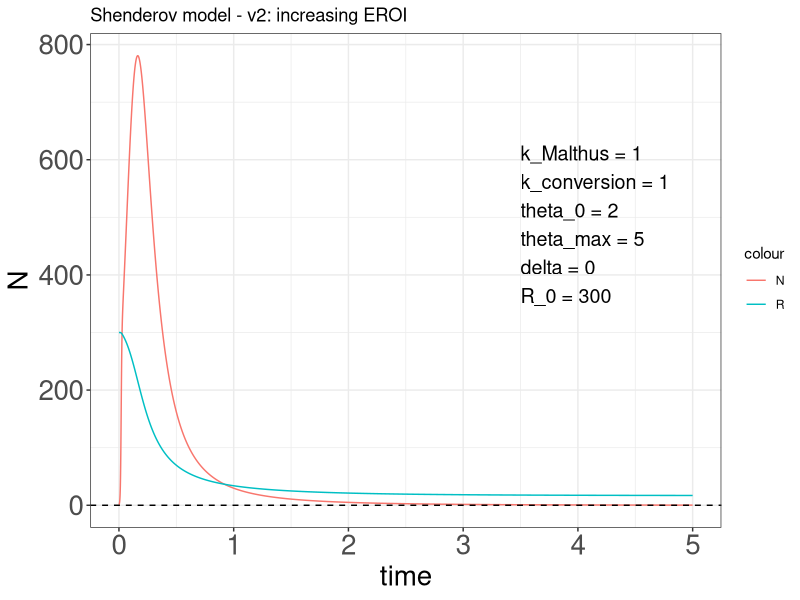
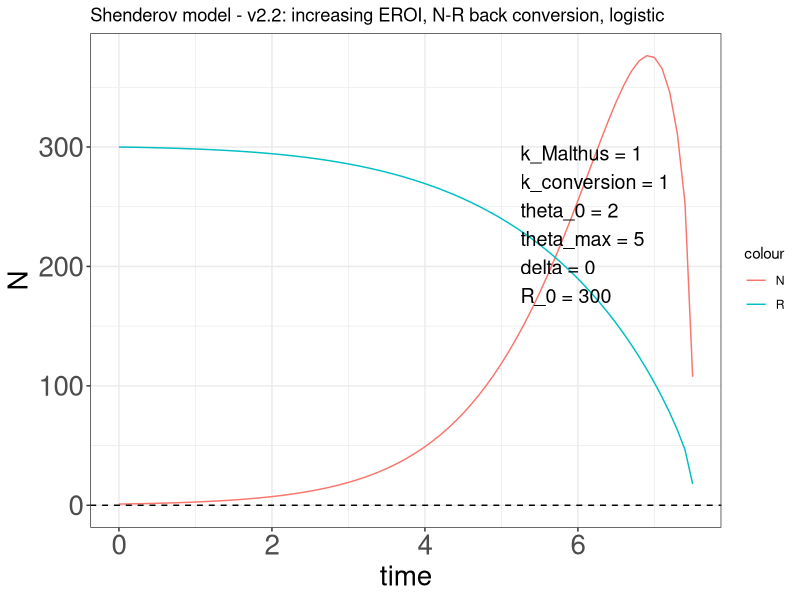
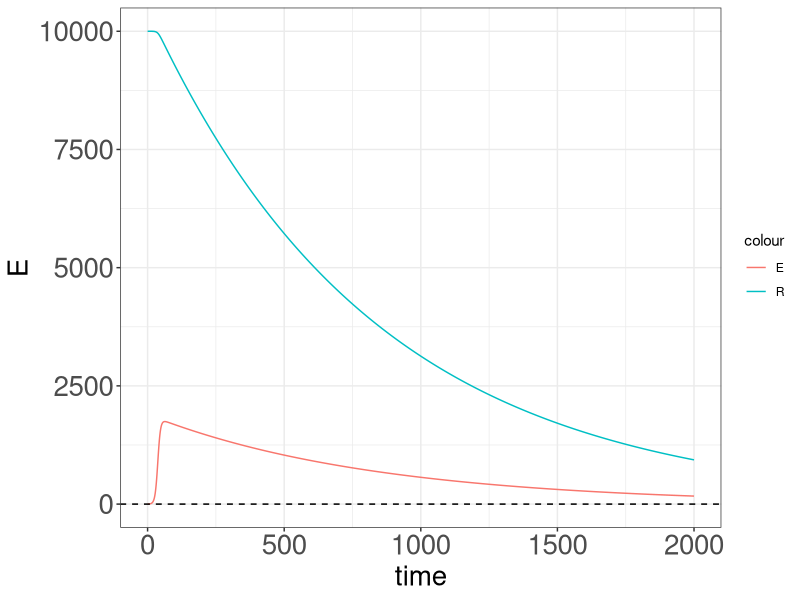
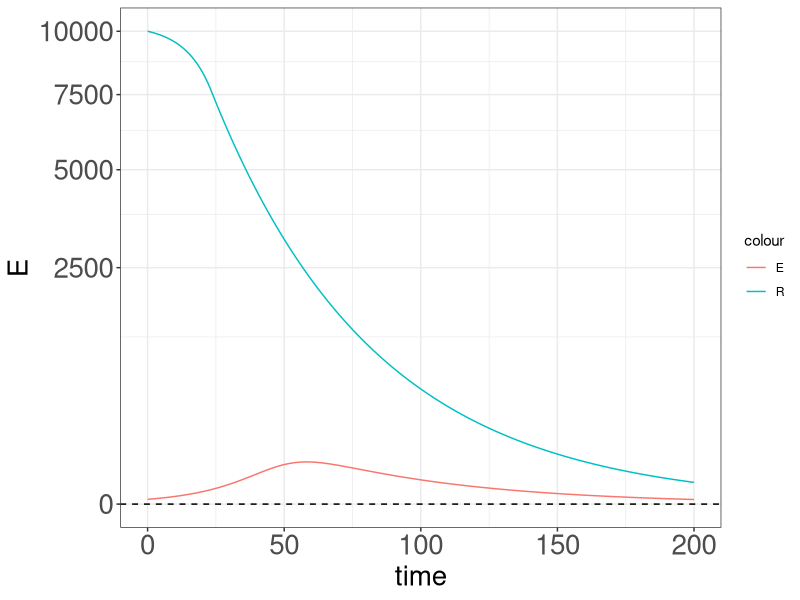
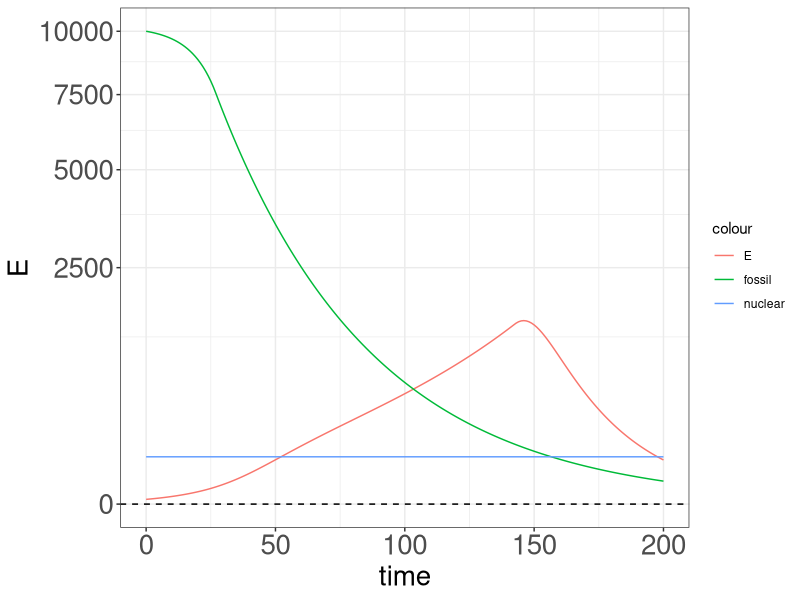
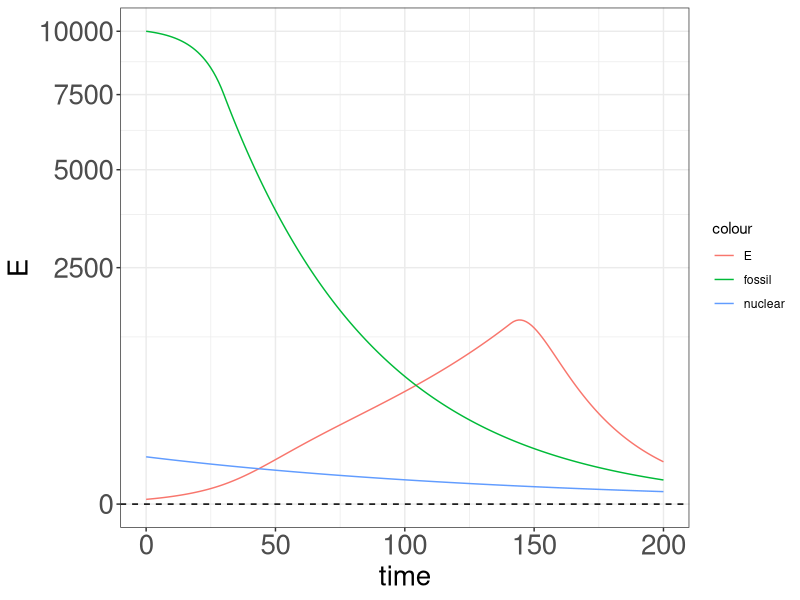
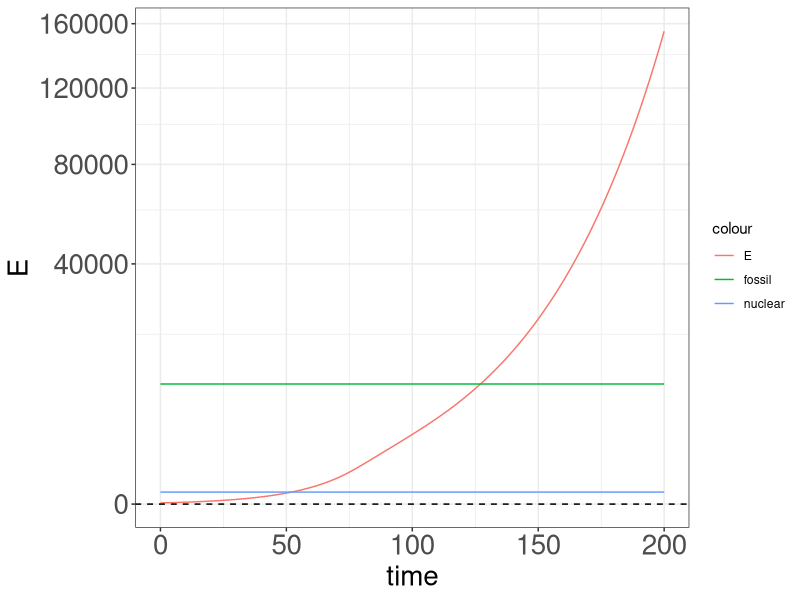

Write R code to recreate these figures, in order.
## ---- chunk 1
library(deSolve)
library(ggplot2)
## ---- chunk 2
plotScale = 2
## ---- chunk 3
# parameters
qm2_pars <- c(
  k_Malthus = 1, 
  k_conversion = 1, 
  theta_0 = 2,
  theta_max = 5,
  delta = 0,
  R_0 = 300
  )

qm2_pars_text <- paste(names(qm2_pars), qm2_pars, sep = " = ", collapse = "\n")

# initial state 
qm2_init <- c(N = 1, R = 300)

# times
qm2_times <- seq(0, 5, by = 0.001)
## ---- chunk 4
qm2_model <- function(pars, init, times = times) {
  # initial state 
  state <- init
  # derivative
  deriv <- function(t, state, pars) {
    with(as.list(c(state, pars)), {
      P = (R_0+delta*t-R)/(R_0+delta*t)
      theta_t = (1 - P) * ((2 * theta_max-theta_0 + sqrt((2 * theta_max - theta_0)^2 - theta_0^2)) * P + theta_0)
      d_N <- k_Malthus * N * (k_conversion * (theta_t - 1) * R - N)
      #maxN = min(c(N, R)) ### prevent negative R
      d_R <- delta - N
      return(list(c(N = d_N, R = d_R)))
    })
  }
  # solve
  ode(y = state, times = times, func = deriv, parms = pars)
}
qm2_results <- data.frame(qm2_model(pars = qm2_pars, init = qm2_init, times = qm2_times))
## ---- chunk 5
maxX = qm2_results$time[length(qm2_results$time)]
maxY = max(c(qm2_results$N, qm2_results$R))

ggplot(data = qm2_results, aes(x = time)) +
  geom_line(data = qm2_results, aes(x = time, y = N, color = "N")) +
  geom_line(data = qm2_results, aes(x = time, y = R, color = "R")) +
  geom_hline(yintercept = 0, linetype = "dashed") +
  theme_bw() +
  theme(
    axis.title = element_text(size = plotScale * 10),
    axis.text = element_text(size = plotScale * 10)
  ) +
  annotate("text",
           x = 0.7 * maxX, 
           y = 0.8 * maxY,
           label = qm2_pars_text, 
           size = 5, 
           hjust = 0, 
           vjust = 1) +
  ggtitle("Shenderov model - v2: increasing EROI")
## ---- chunk 6
# parameters
qm22_pars <- c(
  k_Malthus = 1, 
  k_conversion = 1, 
  theta_0 = 2,
  theta_max = 5,
  delta = 0,
  R_0 = 300
  )

qm22_pars_text <- paste(names(qm22_pars), qm22_pars, sep = " = ", collapse = "\n")

# initial state 
qm22_init <- c(N = 1, R = 300)

# times
qm22_times <- seq(0, 20, by = 0.1)
## ---- chunk 7
qm22_model <- function(pars, init, times = times) {
  # initial state 
  state <- init
  # derivative
  deriv <- function(t, state, pars) {
    with(as.list(c(state, pars)), {
      P = (R_0+delta*t-R)/(R_0+delta*t)
      theta_t = (1 - P) * ((2 * theta_max-theta_0 + sqrt((2 * theta_max - theta_0)^2 - theta_0^2)) * P + theta_0)
      N_max = k_conversion * (theta_t - 1) * R
      d_N <- k_Malthus * N * (1 - N / N_max)
      d_R <- delta - N / (k_conversion * (theta_t - 1))
      return(list(c(N = d_N, R = d_R)))
    })
  }
  # solve
  ode(y = state, times = times, func = deriv, parms = pars)
}
qm22_results <- data.frame(qm22_model(pars = qm22_pars, init = qm22_init, times = qm22_times))
## ---- chunk 8
maxX = qm22_results$time[length(qm22_results$time)]
maxY = max(c(qm22_results$N, qm22_results$R))

ggplot(data = qm22_results, aes(x = time)) +
  geom_line(data = qm22_results, aes(x = time, y = N, color = "N")) +
  geom_line(data = qm22_results, aes(x = time, y = R, color = "R")) +
  geom_hline(yintercept = 0, linetype = "dashed") +
  theme_bw() +
  theme(
    axis.title = element_text(size = plotScale * 10),
    axis.text = element_text(size = plotScale * 10)
  ) +
  annotate("text",
           x = 0.7 * maxX, 
           y = 0.8 * maxY,
           label = qm22_pars_text, 
           size = 5, 
           hjust = 0, 
           vjust = 1) +
  ggtitle("Shenderov model - v2.2: increasing EROI, N-R back conversion, logistic")
## ---- chunk 9
# parameters
pars_v2 <- c(
  # E
  intrinsicGrowthRate = 0.2, 
  conversionRate = 0.2, 
  explorationBudgetShare = 0.1, 
  # R
  eroi = 30,
  recoveryRate = 0.0001
  )

# initial state 
init_v2 <- c(E = 1, R = 1E4)

# times
times_v2 <- seq(0, 2000, by = 1)
## ---- chunk 10
lv_model_v2 <- function(pars, init = init_v2, times = times_v2) {
  # initial state 
  state <- init_v2
  # derivative
  deriv <- function(t, state, pars_v2) {
    with(as.list(c(state, pars_v2)), {
      Emax = conversionRate * R * (1 - explorationBudgetShare)
      d_E <- intrinsicGrowthRate * E * (1 - E / Emax)
      d_R <- recoveryRate - (conversionRate * E / eroi)
      return(list(c(E = d_E, R = d_R)))
    })
  }
  # solve
  ode(y = state, times = times_v2, func = deriv, parms = pars_v2)
}
lv_results_v2 <- data.frame(lv_model_v2(pars = pars_v2, init = init_v2, times = times_v2))
## ---- chunk 11
ggplot(data = lv_results_v2, aes(x = time)) +
  geom_line(data = lv_results_v2, aes(x = time, y = E, color = "E")) +
  geom_line(data = lv_results_v2, aes(x = time, y = R, color = "R")) +
  geom_hline(yintercept = 0, linetype = "dashed") +
  theme_bw() +
  theme(
    axis.title = element_text(size = plotScale * 10),
    axis.text = element_text(size = plotScale * 10)
  )
## ---- chunk 12
# parameters
pars_v3 <- c(
  # E
  intrinsicGrowthRate = 0.1, 
  #conversionRate = c(0.2), 
  explorationBudgetShare = 0.1, 
  # R
  eroi = 30,
  recoveryRate = 0.0001
  )

# initial state 
init_v3 <- c(E = 1, R = 1E4)

# times
times_v3 <- seq(0, 200, by = 1)
## ---- chunk 13
lv_model_v3 <- function(pars, init = init_v3, times = times_v3) {
  # initial state 
  state <- init_v3
  # derivative
  deriv <- function(t, state, pars) {
    with(as.list(c(state, pars)), {
      Einvest = E * (1 - explorationBudgetShare)
      Egained = Einvest * eroi
      Eavailable = R / eroi
      Emax = min(Egained, Eavailable)
      d_E <- intrinsicGrowthRate * E * (1 - E / Emax)
      d_R <- recoveryRate - Emax
      return(list(c(E = d_E, R = d_R)))
    })
  }
  # solve
  ode(y = state, times = times_v3, func = deriv, parms = pars_v3)
}
lv_results_v3 <- data.frame(lv_model_v3(pars = pars_v3, init = init_v3, times = times_v3))
## ---- chunk 14
ggplot(data = lv_results_v3, aes(x = time)) +
  geom_line(data = lv_results_v3, aes(x = time, y = E, color = "E")) +
  geom_line(data = lv_results_v3, aes(x = time, y = R, color = "R")) +
  geom_hline(yintercept = 0, linetype = "dashed") +
  coord_trans(y = "sqrt") +
  theme_bw() +
  theme(
    axis.title = element_text(size = plotScale * 10),
    axis.text = element_text(size = plotScale * 10)
  )
## ---- chunk 15
# parameters
resourcesNames <- c("fossil", "nuclear", "hydro", "wind", "photo")
resourcePars <- data.frame(cbind(
  eroi = c(30, 75, 50, 16, 5),
  recoveryRate = c(1E-6, 1E-6, 1, 1, 1),
  init = c(1E4, 1E2, 1E3, 1E5, 1E9)
  ), row.names = resourcesNames)

paradigmNames <- c("A", "B", "C")
paradigmPars <- data.frame(cbind(
  fossil = c(0.8, 0.6, 0),
  nuclear = c(0, 0.1, 0),
  hydro = c(0.1, 0.2, 0.2),
  wind = c(0.1, 0.1, 0.4),
  photo = c(0, 0, 0.4)
  ), row.names = paradigmNames)

pars_v4 <- list(
  # civilization
  intrinsicGrowthRate = 0.1, 
  explorationBudgetShare = 0.2,
  # resources
  budgetShares = vector(mode = "list", length = length(paradigmNames)),
  eroi = vector(mode = "list", length = length(resourcesNames)),
  recoveryRate = vector(mode = "list", length = length(resourcesNames))
  )
names(pars_v4$budgetShares) <- paradigmNames
names(pars_v4$eroi) <- resourcesNames
names(pars_v4$recoveryRate) <- resourcesNames
for (resourceName in resourcesNames)
{
  pars_v4$eroi[[resourceName]] <- resourcePars[resourceName,]$eroi
  pars_v4$recoveryRate[[resourceName]] <- resourcePars[resourceName,]$recoveryRate
}
for (paradigmName in paradigmNames)
{
  for (resourceName in resourcesNames)
  {
    pars_v4$budgetShares[[paradigmName]][[resourceName]] <- paradigmPars[paradigmName,][resourceName]
  }
}

# initial state 
init_v4 <- vector(mode = "list", length = length(resourcesNames)+1)
names(init_v4) <- c("E", resourcesNames)
init_v4$E <- 1
for (resourceName in resourcesNames)
{
  init_v4[[resourceName]] <- resourcePars[resourceName,]$init
}

# times
times_v4 <- seq(0, 200, by = 1)
## ---- chunk 16
lv_model_v4 <- function(pars, init = init_v4, times = times_v4, paradigm) {
  # initial state 
  state <- unlist(init_v4)
  # derivative
  deriv <- function(t, state, pars_v4) {
    with(as.list(c(state, pars_v4)), {
      Einvest = E * (1 - explorationBudgetShare)
      Emax = 0
      d_R <- vector(mode = "list", length = length(resourcesNames))
      names(d_R) <- resourcesNames
      for (resourceName in resourcesNames)
      {
        EinvestOnResource = Einvest * budgetShares[[paradigm]][[resourceName]]
        EgainedByResource = EinvestOnResource * eroi[[resourceName]]
        EavailableFromResource = state[[resourceName]] / eroi[[resourceName]]
        EmaxFromResource = min(EgainedByResource, EavailableFromResource)
        Emax = Emax + EmaxFromResource
        
        d_R[[resourceName]] <- recoveryRate[[resourceName]] - EmaxFromResource
      }
      
      d_E <- intrinsicGrowthRate * E * (1 - E / Emax)
      
      # if (paradigm < length(paradigmNames) & runif(1) < explorationBudgetShare) {
      #   paradigm <- paradigm + 1
      # }
      #print(paradigm)
      return(list(c(E = d_E,
                    fossil = d_R[["fossil"]],
                    nuclear = d_R[["nuclear"]],
                    hydro = d_R[["hydro"]],
                    wind = d_R[["wind"]],
                    photo = d_R[["photo"]]
                  ))
             )
    })
  }
  # solve
  ode(y = state, times = times_v4, func = deriv, parms = pars_v4)
}

paradigm <- 1 # index in paradigmNames
lv_results_v4_paradigm1 <- data.frame(lv_model_v4(pars = pars_v4, init = init_v4, times = times_v4, paradigm = paradigm))

paradigm <- 2
lv_results_v4_paradigm2 <- data.frame(lv_model_v4(pars = pars_v4, init = init_v4, times = times_v4, paradigm = paradigm))

paradigm <- 3
lv_results_v4_paradigm3 <- data.frame(lv_model_v4(pars = pars_v4, init = init_v4, times = times_v4, paradigm = paradigm))
## ---- chunk 17
ggplot(data = lv_results_v4_paradigm1, aes(x = time)) +
  geom_line(data = lv_results_v4_paradigm1, aes(x = time, y = E, color = "E")) +
  geom_line(data = lv_results_v4_paradigm1, aes(x = time, y = fossil, color = "fossil")) +
  geom_line(data = lv_results_v4_paradigm1, aes(x = time, y = nuclear, color = "nuclear")) +
  geom_hline(yintercept = 0, linetype = "dashed") +
  coord_trans(y = "sqrt") +
  theme_bw() +
  theme(
    axis.title = element_text(size = plotScale * 10),
    axis.text = element_text(size = plotScale * 10)
  )

plot
## ---- chunk 18
ggplot(data = lv_results_v4_paradigm2, aes(x = time)) +
  geom_line(data = lv_results_v4_paradigm2, aes(x = time, y = E, color = "E")) +
  geom_line(data = lv_results_v4_paradigm2, aes(x = time, y = fossil, color = "fossil")) +
  geom_line(data = lv_results_v4_paradigm2, aes(x = time, y = nuclear, color = "nuclear")) +
  geom_hline(yintercept = 0, linetype = "dashed") +
  coord_trans(y = "sqrt") +
  theme_bw() +
  theme(
    axis.title = element_text(size = plotScale * 10),
    axis.text = element_text(size = plotScale * 10)
  )

plot
## ---- chunk 19
ggplot(data = lv_results_v4_paradigm3, aes(x = time)) +
  geom_line(data = lv_results_v4_paradigm3, aes(x = time, y = E, color = "E")) +
  geom_line(data = lv_results_v4_paradigm3, aes(x = time, y = fossil, color = "fossil")) +
  geom_line(data = lv_results_v4_paradigm3, aes(x = time, y = nuclear, color = "nuclear")) +
  geom_hline(yintercept = 0, linetype = "dashed") +
  coord_trans(y = "sqrt") +
  theme_bw() +
  theme(
    axis.title = element_text(size = plotScale * 10),
    axis.text = element_text(size = plotScale * 10)
  )

plot
